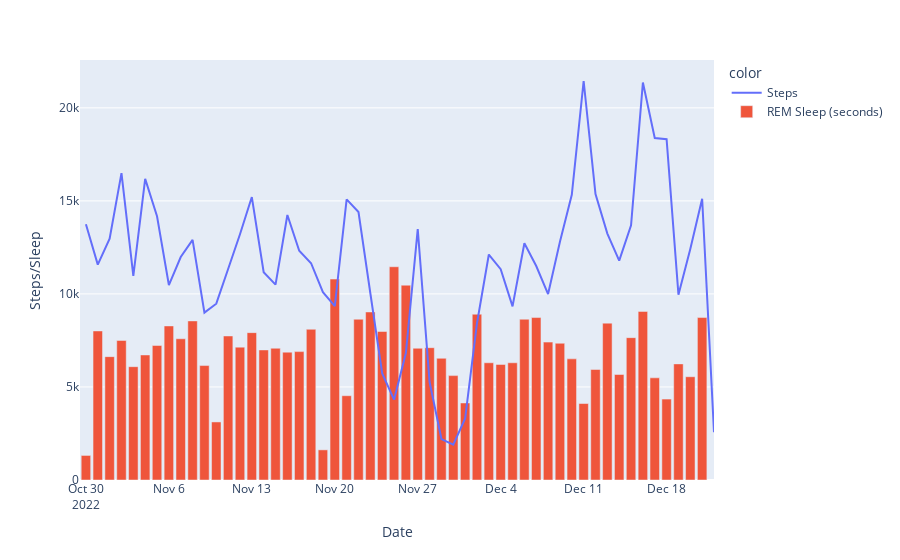

Write notebook code for a chart like this one.
### Code cell
import plotly.graph_objects as go # or plotly.express as px
fig = go.Figure() # or any Plotly Express function e.g. px.bar(...)
fig = px.line(x=act_df['date'], y=act_df['steps'], color=px.Constant("Steps"),
             labels=dict(x="Date", y="Steps/Sleep"))

fig.add_bar(x=sleep_df['date'], y=sleep_df['rem'], name="REM Sleep (seconds)")
fig.show()

import dash
import dash_core_components as dcc
import dash_html_components as html

app = dash.Dash()
app.layout = html.Div([
    dcc.Graph(figure=fig)
])

app.run_server(debug=True, use_reloader=False)  # Turn off reloader if inside Jupyter
